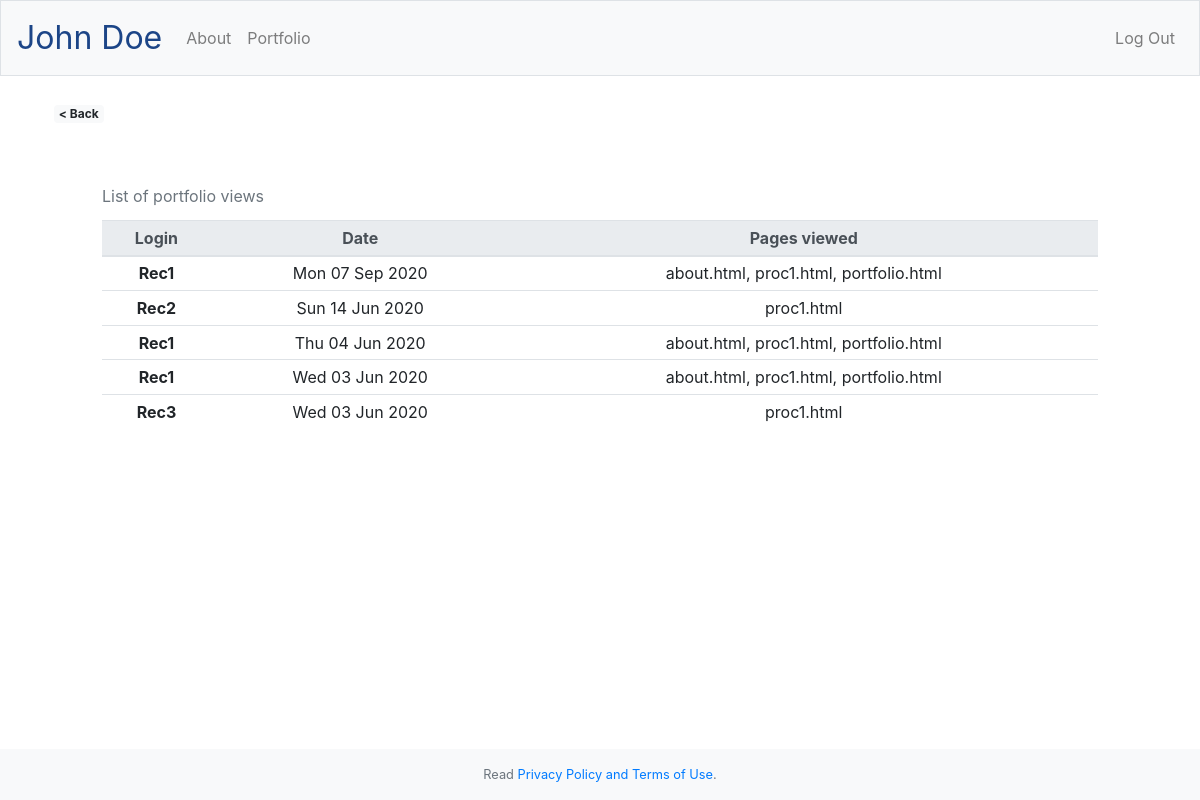
Screenshot of /history (signed in) with the database file from the repository.
### tables this page shows
CREATE TABLE trans (
  id INTEGER,
  lname TEXT NOT NULL,
  date TEXT NOT NULL,
  log TEXT NOT NULL
);

### application.py (the view)
@app.route("/history")
@admin_required
def history():
    hlist = select_trans()
    tlist = [ (t[0],t[1],datetime.strptime(t[2], '%Y-%m-%d').date(),t[3]) for t in hlist ]
    return render_template("history.html", tlist=tlist)

### application.py (called while the page is built)
@app.after_request
def after_request(response):
    response.headers["Cache-Control"] = "no-cache, no-store, must-revalidate"
    response.headers["Expires"] = 0
    response.headers["Pragma"] = "no-cache"
    return response

### helpers.py (called while the page is built)
def admin_required(f):
    @wraps(f)
    def decorated_function(*args, **kwargs):
        if session.get("user_id") is not 1:
            error = "Log in as admin"
            return render_template("login.html", error=error)
        return f(*args, **kwargs)
    return decorated_function

### query.py (called while the page is built)
def select_trans(uid=None):
    engine = create_engine(db)
    meta = MetaData()
    conn = engine.connect()
    trans = Table('trans', meta, autoload=True, autoload_with=engine)
    if uid:
        s = select([trans]).where(trans.c.id==uid).order_by(trans.c.date.desc())
    else:
        s = select([trans]).order_by(trans.c.date.desc())
    try:
        result = conn.execute(s)
        tranlist = result.fetchall()
    except:
        tranlist = []
    conn.close()
    engine.dispose()
    return(tranlist)

### templates/history.html (shortened to what this page needs)
{% extends "layout.html" %}
{% block main %}
    <a class="badge badge-light" href="/admin"> < Back</a>
    <div class="centalign p-5">
        <table class="table table-sm">
            <caption>List of portfolio views</caption>
            <thead class="thead-light">
                <tr>
                    <th scope="col">Login</th>
                    <th scope="col">Date</th>
                    <th scope="col">Pages viewed</th>
                </tr>
            </thead>
            <tbody>
                {% for item in tlist %}
                    <tr>
                        <th scope="row">{{ item[1] }}</th>
                        <td>{{ item[2].strftime("%a %d %b %Y") }}</td>
                        <td>{{ item[3] }}</td>
                    </tr>
                {% endfor %}
            </tbody>
        </table>
    </div>
{% endblock %}

### static/styles.css (style rules this page uses)
main .centalign { overflow-x: auto; text-align: center; }
caption { caption-side:top; }

### rows the page displays
trans: lname "Rec1", item "Mon 07 Sep 2020", log "about.html, proc1.html, portfolio.html"
trans: lname "Rec2", item "Sun 14 Jun 2020", log "proc1.html"
trans: lname "Rec1", item "Thu 04 Jun 2020", log "about.html, proc1.html, portfolio.html"
trans: lname "Rec1", item "Wed 03 Jun 2020", log "about.html, proc1.html, portfolio.html"
trans: lname "Rec3", item "Wed 03 Jun 2020", log "proc1.html"
